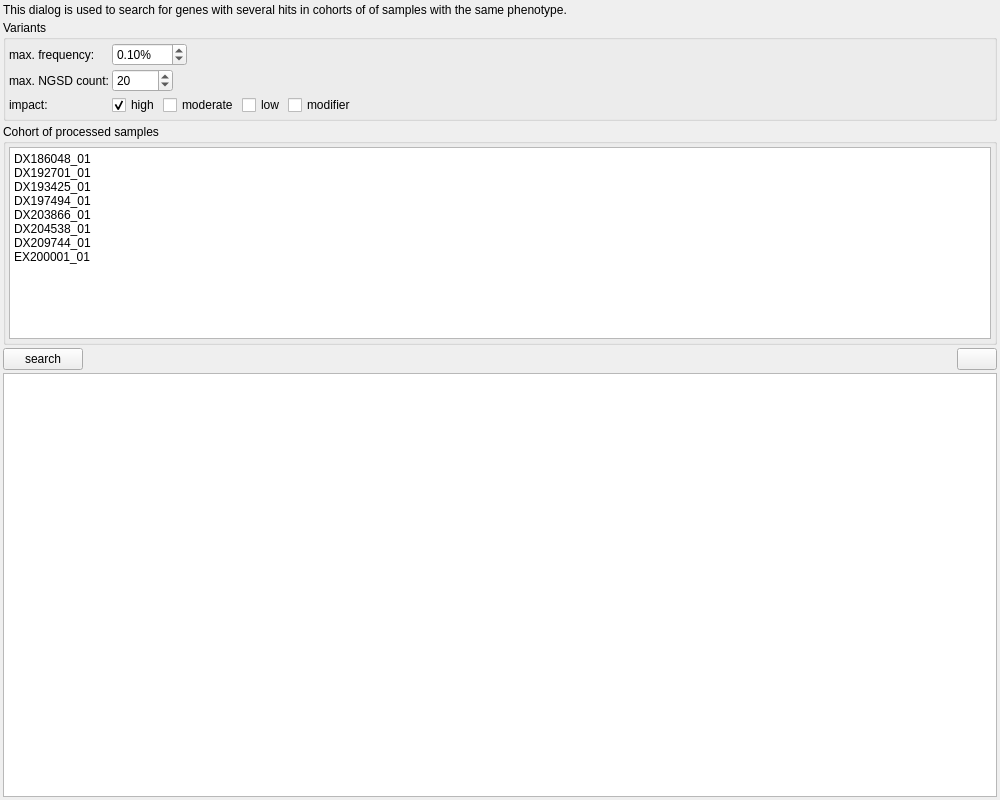
<?xml version="1.0" encoding="UTF-8"?>
<ui version="4.0">
 <class>CohortAnalysisWidget</class>
 <widget class="QWidget" name="CohortAnalysisWidget">
  <property name="geometry">
   <rect>
    <x>0</x>
    <y>0</y>
    <width>1000</width>
    <height>800</height>
   </rect>
  </property>
  <property name="minimumSize">
   <size>
    <width>1000</width>
    <height>800</height>
   </size>
  </property>
  <property name="windowTitle">
   <string>Form</string>
  </property>
  <layout class="QVBoxLayout" name="verticalLayout_2">
   <property name="spacing">
    <number>3</number>
   </property>
   <property name="leftMargin">
    <number>3</number>
   </property>
   <property name="topMargin">
    <number>3</number>
   </property>
   <property name="rightMargin">
    <number>3</number>
   </property>
   <property name="bottomMargin">
    <number>3</number>
   </property>
   <item>
    <widget class="QLabel" name="label_6">
     <property name="text">
      <string>&lt;html&gt;&lt;head/&gt;&lt;body&gt;&lt;p&gt;This dialog is used to search for genes with several hits in cohorts of of samples with the same phenotype.&lt;/p&gt;&lt;/body&gt;&lt;/html&gt;</string>
     </property>
    </widget>
   </item>
   <item>
    <widget class="QGroupBox" name="groupBox">
     <property name="title">
      <string>Variants</string>
     </property>
     <property name="flat">
      <bool>true</bool>
     </property>
     <layout class="QGridLayout" name="gridLayout">
      <property name="leftMargin">
       <number>3</number>
      </property>
      <property name="topMargin">
       <number>3</number>
      </property>
      <property name="rightMargin">
       <number>3</number>
      </property>
      <property name="bottomMargin">
       <number>3</number>
      </property>
      <property name="spacing">
       <number>3</number>
      </property>
      <item row="2" column="1">
       <layout class="QHBoxLayout" name="horizontalLayout_2">
        <property name="spacing">
         <number>3</number>
        </property>
        <item>
         <widget class="QCheckBox" name="filter_impact_high">
          <property name="text">
           <string>high</string>
          </property>
          <property name="checked">
           <bool>true</bool>
          </property>
         </widget>
        </item>
        <item>
         <widget class="QCheckBox" name="filter_impact_moderate">
          <property name="text">
           <string>moderate</string>
          </property>
          <property name="checked">
           <bool>false</bool>
          </property>
         </widget>
        </item>
        <item>
         <widget class="QCheckBox" name="filter_impact_low">
          <property name="text">
           <string>low</string>
          </property>
         </widget>
        </item>
        <item>
         <widget class="QCheckBox" name="filter_impact_modifier">
          <property name="text">
           <string>modifier</string>
          </property>
         </widget>
        </item>
        <item>
         <spacer name="horizontalSpacer">
          <property name="orientation">
           <enum>Qt::Horizontal</enum>
          </property>
          <property name="sizeHint" stdset="0">
           <size>
            <width>40</width>
            <height>5</height>
           </size>
          </property>
         </spacer>
        </item>
       </layout>
      </item>
      <item row="2" column="0">
       <widget class="QLabel" name="label_4">
        <property name="toolTip">
         <string>Variant impact on protein.</string>
        </property>
        <property name="text">
         <string>impact:</string>
        </property>
       </widget>
      </item>
      <item row="0" column="0">
       <widget class="QLabel" name="label_3">
        <property name="toolTip">
         <string>Maximum allele frequency in 1000G/gnomAD.</string>
        </property>
        <property name="text">
         <string>max. frequency:</string>
        </property>
       </widget>
      </item>
      <item row="1" column="0">
       <widget class="QLabel" name="label_8">
        <property name="text">
         <string>max. NGSD count:</string>
        </property>
       </widget>
      </item>
      <item row="0" column="1">
       <layout class="QHBoxLayout" name="horizontalLayout_3">
        <property name="spacing">
         <number>3</number>
        </property>
        <item>
         <widget class="QDoubleSpinBox" name="filter_af">
          <property name="suffix">
           <string>%</string>
          </property>
          <property name="maximum">
           <double>100.000000000000000</double>
          </property>
          <property name="singleStep">
           <double>0.100000000000000</double>
          </property>
          <property name="value">
           <double>0.100000000000000</double>
          </property>
         </widget>
        </item>
        <item>
         <spacer name="horizontalSpacer_2">
          <property name="orientation">
           <enum>Qt::Horizontal</enum>
          </property>
          <property name="sizeHint" stdset="0">
           <size>
            <width>658</width>
            <height>5</height>
           </size>
          </property>
         </spacer>
        </item>
       </layout>
      </item>
      <item row="1" column="1">
       <layout class="QHBoxLayout" name="horizontalLayout_7">
        <property name="spacing">
         <number>3</number>
        </property>
        <item>
         <widget class="QSpinBox" name="filter_ngsd_count">
          <property name="maximum">
           <number>99999</number>
          </property>
          <property name="singleStep">
           <number>10</number>
          </property>
          <property name="value">
           <number>20</number>
          </property>
         </widget>
        </item>
        <item>
         <spacer name="horizontalSpacer_7">
          <property name="orientation">
           <enum>Qt::Horizontal</enum>
          </property>
          <property name="sizeHint" stdset="0">
           <size>
            <width>40</width>
            <height>20</height>
           </size>
          </property>
         </spacer>
        </item>
       </layout>
      </item>
     </layout>
    </widget>
   </item>
   <item>
    <widget class="QGroupBox" name="groupBox_2">
     <property name="title">
      <string>Cohort of processed samples</string>
     </property>
     <property name="flat">
      <bool>true</bool>
     </property>
     <layout class="QVBoxLayout" name="verticalLayout">
      <property name="spacing">
       <number>3</number>
      </property>
      <property name="leftMargin">
       <number>3</number>
      </property>
      <property name="topMargin">
       <number>3</number>
      </property>
      <property name="rightMargin">
       <number>3</number>
      </property>
      <property name="bottomMargin">
       <number>3</number>
      </property>
      <item>
       <widget class="QPlainTextEdit" name="samples">
        <property name="sizePolicy">
         <sizepolicy hsizetype="Expanding" vsizetype="Preferred">
          <horstretch>0</horstretch>
          <verstretch>0</verstretch>
         </sizepolicy>
        </property>
        <property name="maximumSize">
         <size>
          <width>16777215</width>
          <height>300</height>
         </size>
        </property>
        <property name="plainText">
         <string>DX186048_01
DX192701_01
DX193425_01
DX197494_01
DX203866_01
DX204538_01
DX209744_01
EX200001_01
</string>
        </property>
        <property name="placeholderText">
         <string/>
        </property>
       </widget>
      </item>
     </layout>
    </widget>
   </item>
   <item>
    <layout class="QHBoxLayout" name="horizontalLayout_8">
     <property name="spacing">
      <number>3</number>
     </property>
     <item>
      <widget class="QPushButton" name="search_btn">
       <property name="text">
        <string>search</string>
       </property>
      </widget>
     </item>
     <item>
      <spacer name="horizontalSpacer_3">
       <property name="orientation">
        <enum>Qt::Horizontal</enum>
       </property>
       <property name="sizeHint" stdset="0">
        <size>
         <width>40</width>
         <height>20</height>
        </size>
       </property>
      </spacer>
     </item>
     <item>
      <widget class="QPushButton" name="copy_btn">
       <property name="toolTip">
        <string>Copy entire table to clipboard.</string>
       </property>
       <property name="text">
        <string/>
       </property>
       <property name="icon">
        <iconset resource="GSvar.qrc">
         <normaloff>:/Icons/CopyClipboard.png</normaloff>:/Icons/CopyClipboard.png</iconset>
       </property>
       <property name="shortcut">
        <string>Ctrl+S</string>
       </property>
      </widget>
     </item>
    </layout>
   </item>
   <item>
    <widget class="QTableWidget" name="output"/>
   </item>
  </layout>
 </widget>
 <resources>
  <include location="GSvar.qrc"/>
 </resources>
 <connections/>
</ui>
